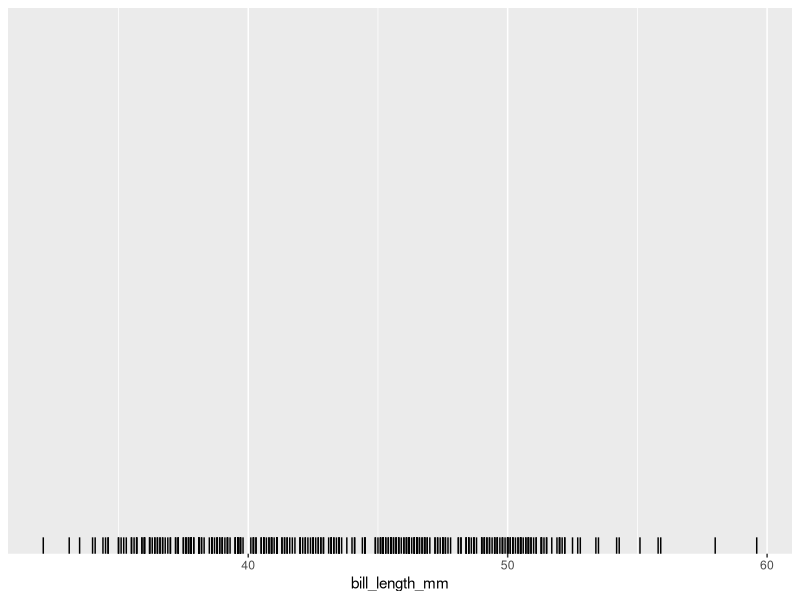
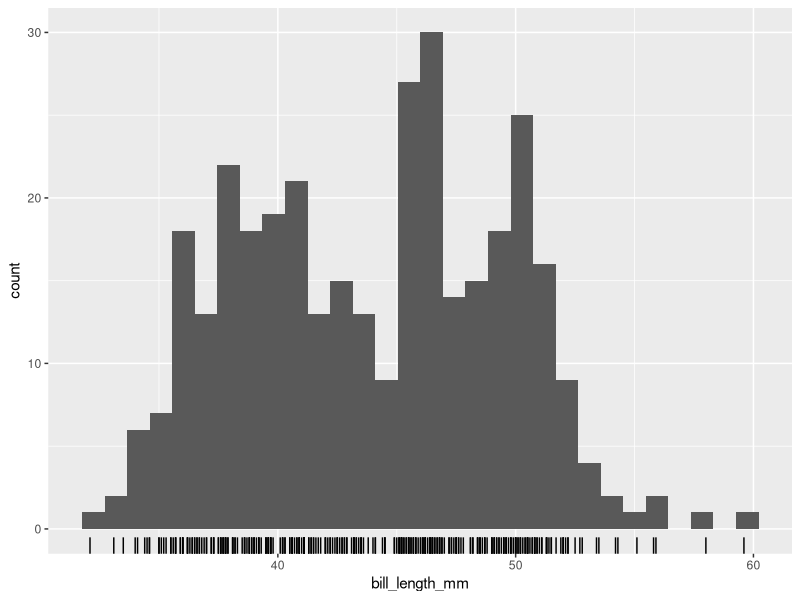
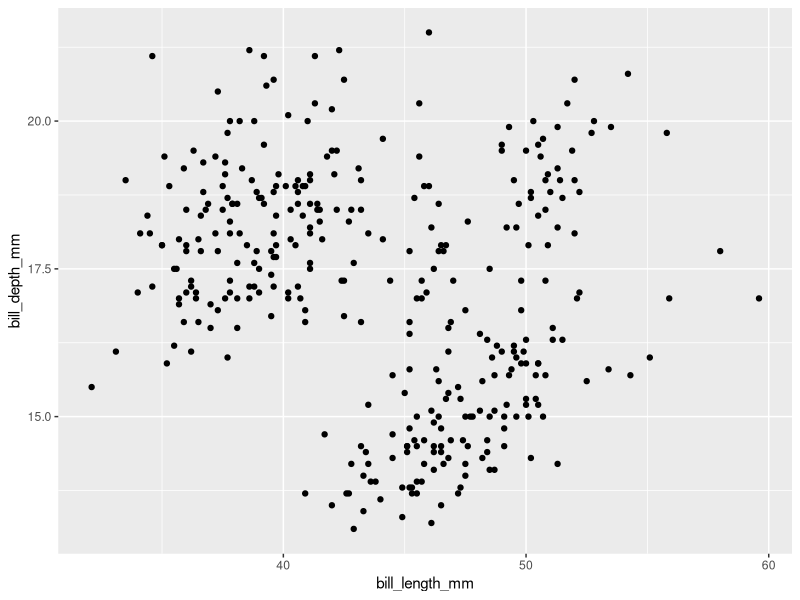
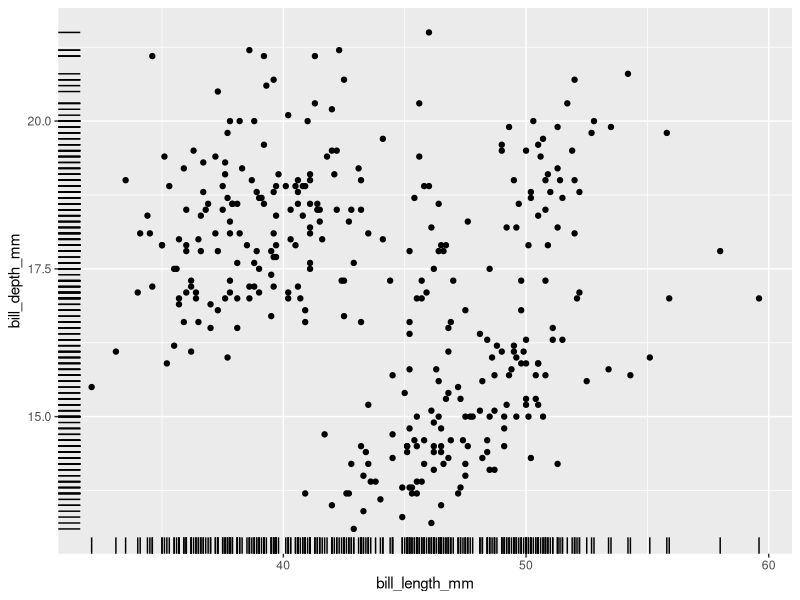
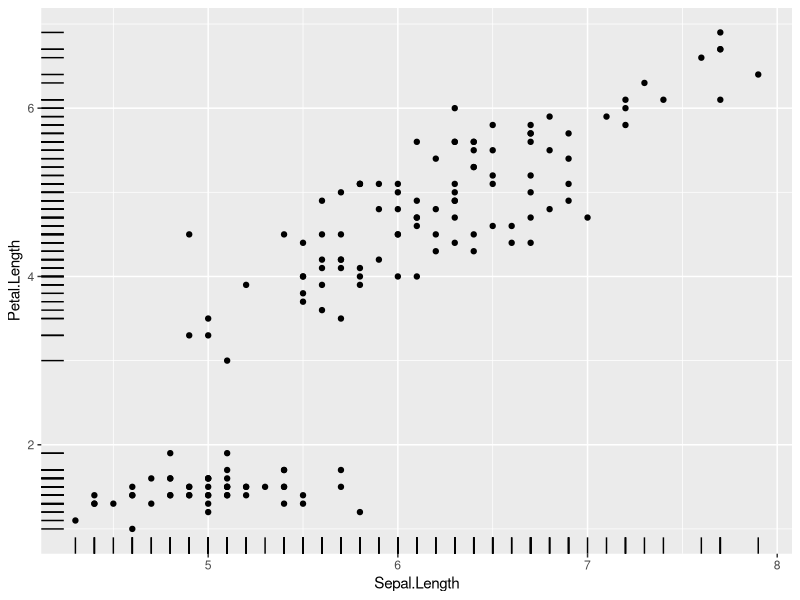
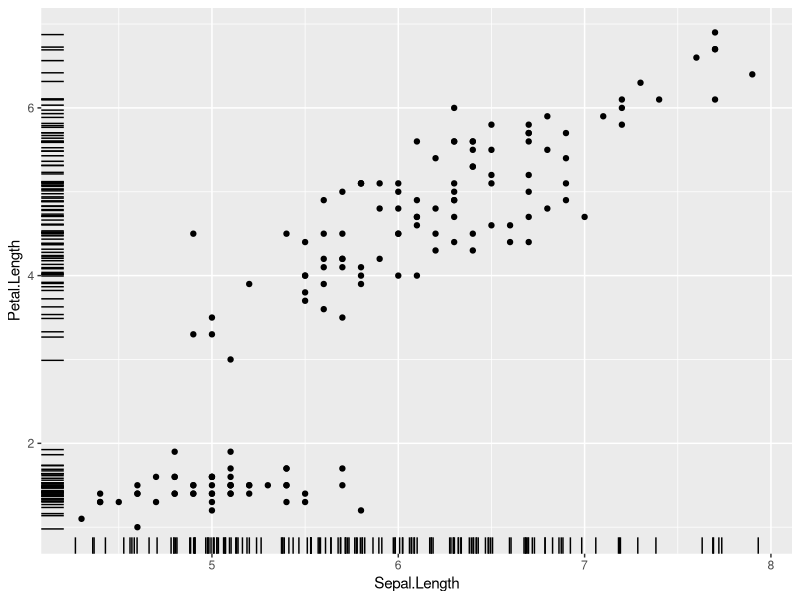
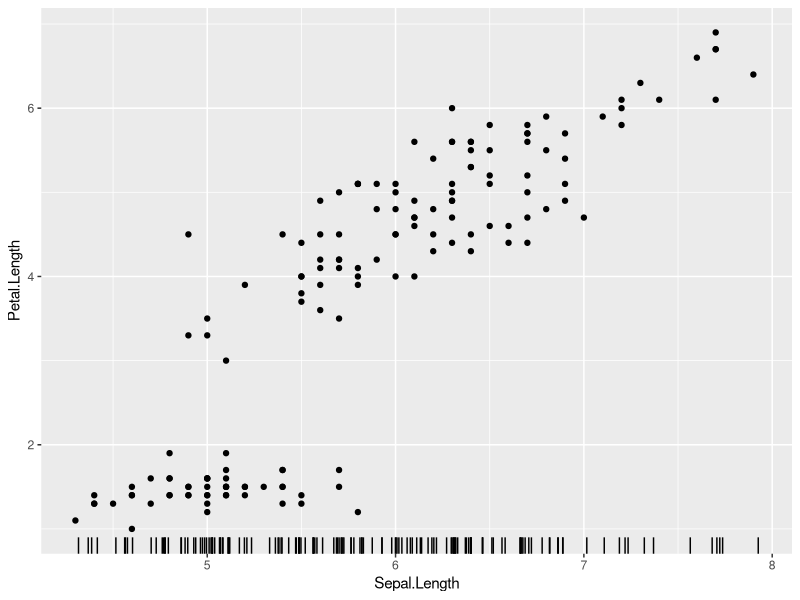
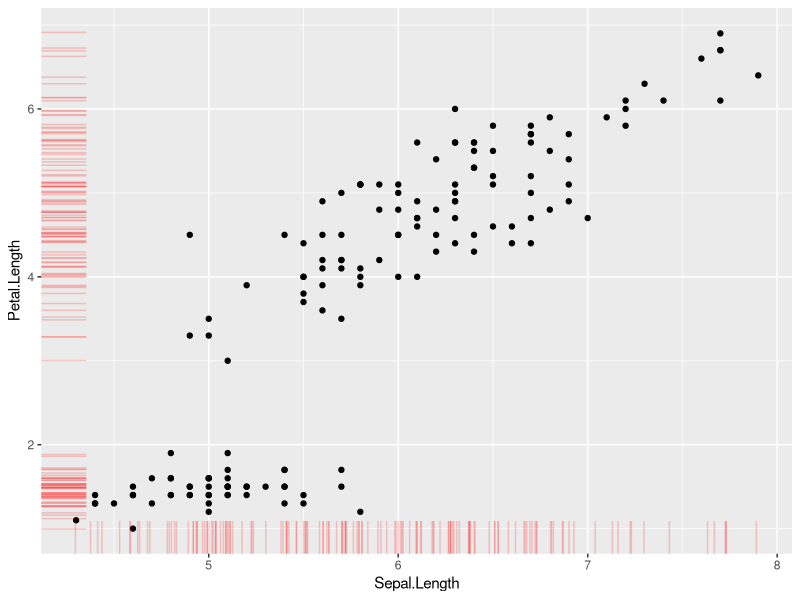

The R script that drew these images, in order:
## ---- chunk 1

#| label: setup
#| include: false

library(tidyverse)

knitr::opts_chunk$set(echo = TRUE)
## ---- chunk 2
#load tidyverse up
library(tidyverse) #this will include the ggplot2 package, which we need!

#example dataset
library(palmerpenguins)
data(penguins)
## ---- chunk 3
ggplot(data = penguins, 
       aes(x = bill_length_mm)) + 
  geom_rug()
## ---- chunk 4
ggplot(data = penguins, 
       aes(x = bill_length_mm)) + 
  geom_rug() + 
  geom_histogram()
## ---- chunk 5
ggplot(data = penguins, 
       aes(x = bill_length_mm,
           y = bill_depth_mm)) + 
  geom_point()
## ---- chunk 6
ggplot(data = penguins, 
       aes(x = bill_length_mm,
           y = bill_depth_mm)) + 
  geom_point() + 
  geom_rug()
## ---- chunk 7
ggplot(data = iris, 
       aes(x = Sepal.Length,
           y = Petal.Length)) + 
  geom_point() + 
  geom_rug()
## ---- chunk 8
ggplot(data = iris, 
       aes(x = Sepal.Length,
           y = Petal.Length)) + 
  geom_point() + 
  geom_rug(position = "jitter")
## ---- chunk 9
ggplot(data = iris, 
       aes(x = Sepal.Length,
           y = Petal.Length)) + 
  geom_point() + 
  geom_rug(position = "jitter", 
           sides = "b")
## ---- chunk 10
ggplot(data = iris, 
       aes(x = Sepal.Length,
           y = Petal.Length)) + 
  geom_point() + 
  geom_rug(position = "jitter", 
           length = unit(0.06, "npc"),
           alpha = 0.2, 
           color = 'red', 
           linewidth = 0.5)
